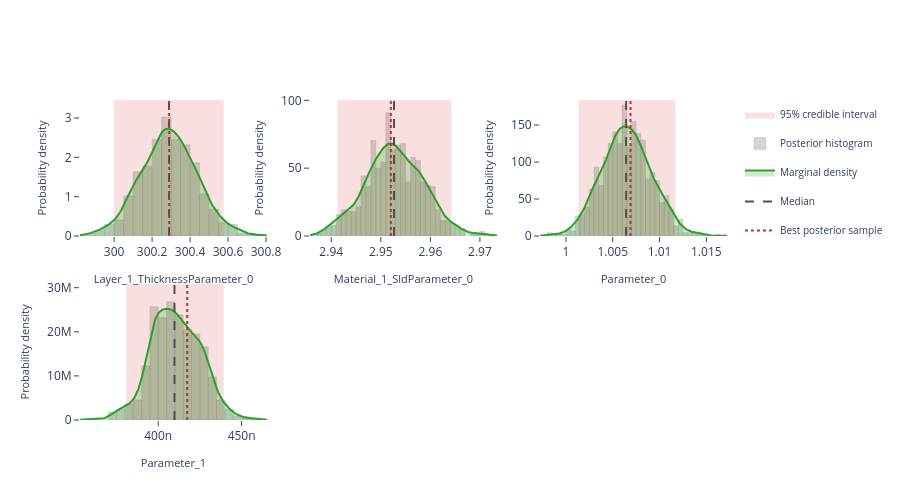

This figure's notebook cell:
### Markdown cell above
## Interactive posterior plots

The next three cells render the same Plotly figures that are shown on the
Bayesian Posterior tab of the EasyReflectometryApp:

* **Marginals** — per-parameter distribution: histogram + smooth KDE marginal,
  shaded 95% credible interval, and median / best-sample lines
  (`plot_distribution` or `posterior.distribution()`)
* **Corner plot** — pairwise marginals + 2-D contours + scatter (`plot_corner`)
* **Traces** — per-chain trace + marginal histogram (`plot_trace`)

The standalone helpers are called with ``return_figure=True`` so they return a
Plotly ``Figure`` that we render in the notebook with ``fig.show()``; the
``PosteriorResults`` methods return the figure directly.

### Code cell
# ---- Marginal posterior distributions ---------------------------------------
# One panel per free parameter, each overlaying the posterior histogram, a
# smooth Gaussian-KDE marginal, the shaded 95% credible interval, and the
# median / best-sample reference lines.  Mirrors the "Marginals" sub-tab in
# the EasyReflectometryApp.

# The PosteriorResults method passes ``logp`` through automatically so the
# best posterior sample (MAP) line is drawn:
fig = posterior.distribution()
fig.show()

# Standalone equivalent (pass ``logp`` to get the best-sample line):
# fig = plot_distribution(
#     posterior.draws,
#     posterior.param_names,
#     logp=posterior.logp,
#     return_figure=True,
# )
# fig.show()

### Figure 1 — Plotly figure (JSON) as saved in the notebook; plotly's stock layout.template omitted (floating-point values rounded to 4 significant figures; data arrays with more than 128 entries replaced by an {"elided": "..."} marker saying what was removed)
{"data": [{"fill": "toself", "fillcolor": "rgba(214, 39, 40, 0.14)", "hoverinfo": "skip", "legendgroup": "95% credible interval", "line": {"color": "rgba(214, 39, 40, 0.14)", "width": 0}, "mode": "lines", "name": "95% credible interval", "showlegend": true, "type": "scatter", "x": [300.0, 300.6, 300.6, 300.0, 300.0], "xaxis": "x", "y": [0.0, 0.0, 3.457, 3.457, 0.0], "yaxis": "y"}, {"histnorm": "probability density", "hovertemplate": "sample=%{x:.4f}<br>density: %{y:.2f}<extra></extra>", "legendgroup": "histogram", "marker": {"color": "rgba(120, 120, 120, 0.38)", "line": {"color": "rgba(120, 120, 120, 0.24)", "width": 1}}, "name": "Posterior histogram", "nbinsx": 40, "opacity": 0.82, "showlegend": true, "type": "histogram", "x": {"elided": "880 float values"}, "xaxis": "x", "yaxis": "y"}, {"fill": "tozeroy", "fillcolor": "rgba(44, 160, 44, 0.22)", "hovertemplate": "Layer_1_ThicknessParameter_0: %{x:.4f}<br>density: %{y:.4f}<extra></extra>", "legendgroup": "marginal", "line": {"color": "rgb(44, 160, 44)", "width": 2}, "mode": "lines", "name": "Marginal density", "showlegend": true, "type": "scatter", "x": {"elided": "256 float values"}, "xaxis": "x", "y": {"elided": "256 float values"}, "yaxis": "y"}, {"hovertemplate": "Median: %{x:.4f}<extra></extra>", "legendgroup": "Median", "line": {"color": "rgb(80, 80, 80)", "dash": "dash", "width": 2}, "mode": "lines", "name": "Median", "showlegend": true, "type": "scatter", "x": [300.3, 300.3], "xaxis": "x", "y": [0.0, 3.457], "yaxis": "y"}, {"hovertemplate": "Best posterior sample: %{x:.4f}<extra></extra>", "legendgroup": "Best posterior sample", "line": {"color": "rgb(214, 39, 40)", "dash": "dot", "width": 2}, "mode": "lines", "name": "Best posterior sample", "showlegend": true, "type": "scatter", "x": [300.3, 300.3], "xaxis": "x", "y": [0.0, 3.457], "yaxis": "y"}, {"fill": "toself", "fillcolor": "rgba(214, 39, 40, 0.14)", "hoverinfo": "skip", "legendgroup": "95% credible interval", "line": {"color": "rgba(214, 39, 40, 0.14)", "width": 0}, "mode": "lines", "name": "95% credible interval", "showlegend": false, "type": "scatter", "x": [2.941, 2.964, 2.964, 2.941, 2.941], "xaxis": "x2", "y": [0.0, 0.0, 100.2, 100.2, 0.0], "yaxis": "y2"}, {"histnorm": "probability density", "hovertemplate": "sample=%{x:.4f}<br>density: %{y:.2f}<extra></extra>", "legendgroup": "histogram", "marker": {"color": "rgba(120, 120, 120, 0.38)", "line": {"color": "rgba(120, 120, 120, 0.24)", "width": 1}}, "name": "Posterior histogram", "nbinsx": 40, "opacity": 0.82, "showlegend": false, "type": "histogram", "x": {"elided": "880 float values"}, "xaxis": "x2", "yaxis": "y2"}, {"fill": "tozeroy", "fillcolor": "rgba(44, 160, 44, 0.22)", "hovertemplate": "Material_1_SldParameter_0: %{x:.4f}<br>density: %{y:.4f}<extra></extra>", "legendgroup": "marginal", "line": {"color": "rgb(44, 160, 44)", "width": 2}, "mode": "lines", "name": "Marginal density", "showlegend": false, "type": "scatter", "x": {"elided": "256 float values"}, "xaxis": "x2", "y": {"elided": "256 float values"}, "yaxis": "y2"}, {"hovertemplate": "Median: %{x:.4f}<extra></extra>", "legendgroup": "Median", "line": {"color": "rgb(80, 80, 80)", "dash": "dash", "width": 2}, "mode": "lines", "name": "Median", "showlegend": false, "type": "scatter", "x": [2.953, 2.953], "xaxis": "x2", "y": [0.0, 100.2], "yaxis": "y2"}, {"hovertemplate": "Best posterior sample: %{x:.4f}<extra></extra>", "legendgroup": "Best posterior sample", "line": {"color": "rgb(214, 39, 40)", "dash": "dot", "width": 2}, "mode": "lines", "name": "Best posterior sample", "showlegend": false, "type": "scatter", "x": [2.952, 2.952], "xaxis": "x2", "y": [0.0, 100.2], "yaxis": "y2"}, {"fill": "toself", "fillcolor": "rgba(214, 39, 40, 0.14)", "hoverinfo": "skip", "legendgroup": "95% credible interval", "line": {"color": "rgba(214, 39, 40, 0.14)", "width": 0}, "mode": "lines", "name": "95% credible interval", "showlegend": false, "type": "scatter", "x": [1.001, 1.012, 1.012, 1.001, 1.001], "xaxis": "x3", "y": [0.0, 0.0, 183.8, 183.8, 0.0], "yaxis": "y3"}, {"histnorm": "probability density", "hovertemplate": "sample=%{x:.4f}<br>density: %{y:.2f}<extra></extra>", "legendgroup": "histogram", "marker": {"color": "rgba(120, 120, 120, 0.38)", "line": {"color": "rgba(120, 120, 120, 0.24)", "width": 1}}, "name": "Posterior histogram", "nbinsx": 40, "opacity": 0.82, "showlegend": false, "type": "histogram", "x": {"elided": "880 float values"}, "xaxis": "x3", "yaxis": "y3"}, {"fill": "tozeroy", "fillcolor": "rgba(44, 160, 44, 0.22)", "hovertemplate": "Parameter_0: %{x:.4f}<br>density: %{y:.4f}<extra></extra>", "legendgroup": "marginal", "line": {"color": "rgb(44, 160, 44)", "width": 2}, "mode": "lines", "name": "Marginal density", "showlegend": false, "type": "scatter", "x": {"elided": "256 float values"}, "xaxis": "x3", "y": {"elided": "256 float values"}, "yaxis": "y3"}, {"hovertemplate": "Median: %{x:.4f}<extra></extra>", "legendgroup": "Median", "line": {"color": "rgb(80, 80, 80)", "dash": "dash", "width": 2}, "mode": "lines", "name": "Median", "showlegend": false, "type": "scatter", "x": [1.006, 1.006], "xaxis": "x3", "y": [0.0, 183.8], "yaxis": "y3"}, {"hovertemplate": "Best posterior sample: %{x:.4f}<extra></extra>", "legendgroup": "Best posterior sample", "line": {"color": "rgb(214, 39, 40)", "dash": "dot", "width": 2}, "mode": "lines", "name": "Best posterior sample", "showlegend": false, "type": "scatter", "x": [1.007, 1.007], "xaxis": "x3", "y": [0.0, 183.8], "yaxis": "y3"}, {"fill": "toself", "fillcolor": "rgba(214, 39, 40, 0.14)", "hoverinfo": "skip", "legendgroup": "95% credible interval", "line": {"color": "rgba(214, 39, 40, 0.14)", "width": 0}, "mode": "lines", "name": "95% credible interval", "showlegend": false, "type": "scatter", "x": [3.808e-07, 4.393e-07, 4.393e-07, 3.808e-07, 3.808e-07], "xaxis": "x4", "y": [0.0, 0.0, 30840000.0, 30840000.0, 0.0], "yaxis": "y4"}, {"histnorm": "probability density", "hovertemplate": "sample=%{x:.4f}<br>density: %{y:.2f}<extra></extra>", "legendgroup": "histogram", "marker": {"color": "rgba(120, 120, 120, 0.38)", "line": {"color": "rgba(120, 120, 120, 0.24)", "width": 1}}, "name": "Posterior histogram", "nbinsx": 40, "opacity": 0.82, "showlegend": false, "type": "histogram", "x": {"elided": "880 float values"}, "xaxis": "x4", "yaxis": "y4"}, {"fill": "tozeroy", "fillcolor": "rgba(44, 160, 44, 0.22)", "hovertemplate": "Parameter_1: %{x:.4f}<br>density: %{y:.4f}<extra></extra>", "legendgroup": "marginal", "line": {"color": "rgb(44, 160, 44)", "width": 2}, "mode": "lines", "name": "Marginal density", "showlegend": false, "type": "scatter", "x": {"elided": "256 float values"}, "xaxis": "x4", "y": {"elided": "256 float values"}, "yaxis": "y4"}, {"hovertemplate": "Median: %{x:.4f}<extra></extra>", "legendgroup": "Median", "line": {"color": "rgb(80, 80, 80)", "dash": "dash", "width": 2}, "mode": "lines", "name": "Median", "showlegend": false, "type": "scatter", "x": [4.098e-07, 4.098e-07], "xaxis": "x4", "y": [0.0, 30840000.0], "yaxis": "y4"}, {"hovertemplate": "Best posterior sample: %{x:.4f}<extra></extra>", "legendgroup": "Best posterior sample", "line": {"color": "rgb(214, 39, 40)", "dash": "dot", "width": 2}, "mode": "lines", "name": "Best posterior sample", "showlegend": false, "type": "scatter", "x": [4.174e-07, 4.174e-07], "xaxis": "x4", "y": [0.0, 30840000.0], "yaxis": "y4"}], "layout": {"barmode": "overlay", "height": 500, "legend": {"font": {"size": 10}}, "plot_bgcolor": "white", "showlegend": true, "xaxis": {"anchor": "y", "domain": [0.0, 0.2889], "range": [299.8, 300.8], "showgrid": false, "ticks": "outside", "title": {"font": {"size": 11}, "text": "Layer_1_ThicknessParameter_0"}, "zeroline": false}, "xaxis2": {"anchor": "y2", "domain": [0.3556, 0.6444], "range": [2.936, 2.973], "showgrid": false, "ticks": "outside", "title": {"font": {"size": 11}, "text": "Material_1_SldParameter_0"}, "zeroline": false}, "xaxis3": {"anchor": "y3", "domain": [0.7111, 1.0], "range": [0.9972, 1.017], "showgrid": false, "ticks": "outside", "title": {"font": {"size": 11}, "text": "Parameter_0"}, "zeroline": false}, "xaxis4": {"anchor": "y4", "domain": [0.0, 0.2889], "range": [3.531e-07, 4.652e-07], "showgrid": false, "ticks": "outside", "title": {"font": {"size": 11}, "text": "Parameter_1"}, "zeroline": false}, "xaxis5": {"anchor": "y5", "domain": [0.3556, 0.6444], "showgrid": false, "ticks": "outside", "zeroline": false}, "xaxis6": {"anchor": "y6", "domain": [0.7111, 1.0], "showgrid": false, "ticks": "outside", "zeroline": false}, "yaxis": {"anchor": "x", "domain": [0.575, 1.0], "range": [0.0, 3.457], "showgrid": false, "ticks": "outside", "title": {"font": {"size": 11}, "text": "Probability density"}, "zeroline": false}, "yaxis2": {"anchor": "x2", "domain": [0.575, 1.0], "range": [0.0, 100.2], "showgrid": false, "ticks": "outside", "title": {"font": {"size": 11}, "text": "Probability density"}, "zeroline": false}, "yaxis3": {"anchor": "x3", "domain": [0.575, 1.0], "range": [0.0, 183.8], "showgrid": false, "ticks": "outside", "title": {"font": {"size": 11}, "text": "Probability density"}, "zeroline": false}, "yaxis4": {"anchor": "x4", "domain": [0.0, 0.425], "range": [0.0, 30840000.0], "showgrid": false, "ticks": "outside", "title": {"font": {"size": 11}, "text": "Probability density"}, "zeroline": false}, "yaxis5": {"anchor": "x5", "domain": [0.0, 0.425], "showgrid": false, "ticks": "outside", "zeroline": false}, "yaxis6": {"anchor": "x6", "domain": [0.0, 0.425], "showgrid": false, "ticks": "outside", "zeroline": false}}}
